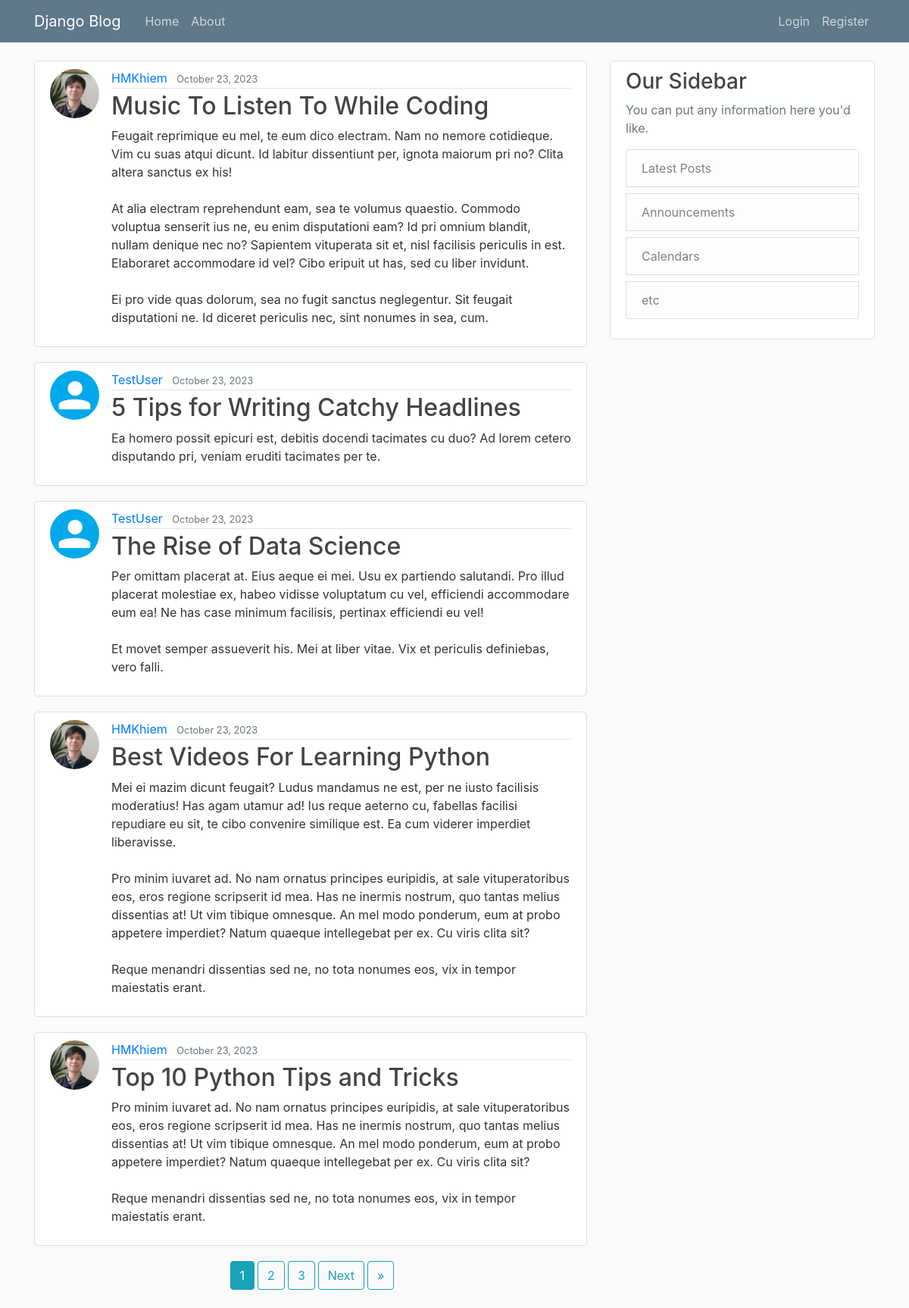
The page / on the database its author committed.
### blog/models.py (models this page shows, shortened)
class Post(models.Model):
    title = models.CharField(max_length=100)
    content = models.TextField()
    date_posted = models.DateTimeField(default=timezone.now)
    author = models.ForeignKey(User, on_delete=models.CASCADE)

### users/models.py (models this page shows, shortened)
class Profile(models.Model):
    user = models.OneToOneField(User, on_delete=models.CASCADE)
    image = models.ImageField(default="default.jpg", upload_to='profile_imgs')

### blog/views.py (the view)
# urls.py: path('', PostListView.as_view(), name='blog-home'),
class PostListView(ListView):
    model = Post
    template_name = "blog/home.html"    # <app>/<model>_<viewtype>.html
    context_object_name = "posts"
    ordering = ["-date_posted"]
    paginate_by = 5

### blog/templates/blog/home.html (shortened to what this page needs)
{% extends "blog/base.html" %}
{% block content %}
    {% for post in posts %}
        <article class="media content-section">
            <img class="rounded-circle article-img" src="{{ post.author.profile.image.url }}">
            <div class="media-body">
                <div class="article-metadata">
                    <a class="mr-2" href="{% url 'user-posts' post.author.username %}">{{ post.author }}</a>
                    <small class="text-muted">{{ post.date_posted|date:"F d, Y" }}</small>
                </div>
                <h2><a class="article-title" href="{% url 'post-detail' post.id %}">{{ post.title }}</a></h2>
                <p class="article-content">{{ post.content }}</p>
            </div>
        </article>
    {% endfor %}
    <div class="d-flex justify-content-center">
        {% if is_paginated %}
            {% for num in page_obj.paginator.page_range %}
                {% if page_obj.number == num %}
                    <a class="btn btn-info mb-4 ml-1" href="?page={{ num }}">{{ num }}</a>
                {% elif num > page_obj.number|add:"-3" and num < page_obj.number|add:"3" %}
                    <a class="btn btn-outline-info mb-4 ml-1" href="?page={{ num }}">{{ num }}</a>
                {% endif %}
            {% endfor %}
            {% if page_obj.has_next %}
                <a class="btn btn-outline-info mb-4 ml-1" href="?page={{ page_obj.next_page_number }}">Next</a>
                <a class="btn btn-outline-info mb-4 ml-1" href="?page={{ page_obj.paginator.num_pages }}" aria-label="Next">
                    <span aria-hidden="true">&raquo;</span>
                </a>
            {% endif %}
        {% endif %}
    </div>
{% endblock content %}

### blog/templates/blog/base.html (shortened to what this page needs)
{% load static %}
<!DOCTYPE html>
<html lang="en">
<head>
    <link rel="stylesheet" href="https://maxcdn.bootstrapcdn.com/bootstrap/4.0.0/css/bootstrap.min.css">
    <link rel="stylesheet" type="text/css" href="{% static 'blog/main.css'%}">
</head>
<body>
    <header class="site-header">
        <nav class="navbar navbar-expand-md navbar-dark bg-steel fixed-top">
            <div class="container">
                <a class="navbar-brand mr-4" href="{% url 'blog-home' %}">Django Blog</a>
                <div class="collapse navbar-collapse" id="navbarToggle">
                    <ul class="navbar-nav mr-auto">
                        <li class="nav-item">
                            <a class="nav-link" href="{% url 'blog-home' %}">Home</a>
                        </li>
                        <li class="nav-item">
                            <a class="nav-link" href="{% url 'blog-about' %}">About</a>
                        </li>
                    </ul>
                    <ul class="navbar-nav">
                        {% if user.is_authenticated %}
                        <li class="nav-item">
                            <a class="nav-link" href="{% url 'post-create' %}">New Post</a>
                        </li>
                        <li class="nav-item">
                            <a class="nav-link" href="{% url 'user-profile' %}">Profile</a>
                        </li>
                        <li class="nav-item">
                            <a class="nav-link" href="{% url 'user-logout' %}">Logout</a>
                        </li>
                        {% else %}
                            <li class="nav-item">
                                <a class="nav-link" href="{% url 'user-login' %}">Login</a>
                            </li>
                            <li class="nav-item">
                                <a class="nav-link" href="{% url 'user-register' %}">Register</a>
                            </li>
                        {% endif %}
                    </ul>
                </div>
            </div>
        </nav>
    </header>
    <main role="main" class="container">
        <div class="row">
            <div class="col-md-8">
                {% block content %}{% endblock %}
            </div>
            <div class="col-md-4">
                <div class="content-section">
                    <h3>Our Sidebar</h3>
                    <p class='text-muted'>You can put any information here you'd like.
                        <ul class="list-group">
                            <li class="list-group-item list-group-item-light mb-2">Latest Posts</li>
                            <li class="list-group-item list-group-item-light mb-2">Announcements</li>
                            <li class="list-group-item list-group-item-light mb-2">Calendars</li>
                            <li class="list-group-item list-group-item-light">etc</li>
                        </ul>
                    </p>
                </div>
            </div>
        </div>
    </main>
</body>
</html>

### blog/static/blog/main.css (style rules this page uses)
body { background: #fafafa; color: #333333; margin-top: 5rem; }
h1, h2, h3, h4, h5, h6 { color: #444444; }
ul { margin: 0; }
.bg-steel { background-color: #5f788a; }
.site-header .navbar-nav .nav-link { color: #cbd5db; }
.content-section { background: #ffffff; padding: 10px 20px; border: 1px solid #dddddd; border-radius: 5px; margin-bottom: 20px; }
.article-title { color: #444444; }
.article-content { white-space: pre-line; }
.article-img { height: 65px; width: 65px; margin-right: 16px; }
.article-metadata { padding-bottom: 1px; margin-bottom: 4px; border-bottom: 1px solid #e3e3e3 }

### rows shown on the page
Post: author.profile.image (picture), author "HMKhiem", date_posted "October 23, 2023", title "Music To Listen To While Coding", content "Feugait reprimique eu mel, te eum dico electram. Nam no nemore cotidieque. Vim cu suas atqui dicunt. Id labitur dissentiunt per, ignota maiorum pri no? Clita altera sanctus ex his! At alia electram reprehendunt eam, sea te volumus quaestio. Commodo voluptua senserit ius ne, eu enim disputationi eam? Id pri omnium blandit, nullam denique nec no? Sapientem vituperata sit et, nisl facilisis periculis in est. Elaboraret accommodare id vel? Cibo eripuit ut has, sed cu liber invidunt. Ei pro vide quas dolorum, sea no fugit sanctus neglegentur. Sit feugait disputationi ne. Id diceret periculis nec, sint nonumes in sea, cum."
Post: author.profile.image (placeholder picture), author "TestUser", date_posted "October 23, 2023", title "5 Tips for Writing Catchy Headlines", content "Ea homero possit epicuri est, debitis docendi tacimates cu duo? Ad lorem cetero disputando pri, veniam eruditi tacimates per te."
Post: author.profile.image (placeholder picture), author "TestUser", date_posted "October 23, 2023", title "The Rise of Data Science", content "Per omittam placerat at. Eius aeque ei mei. Usu ex partiendo salutandi. Pro illud placerat molestiae ex, habeo vidisse voluptatum cu vel, efficiendi accommodare eum ea! Ne has case minimum facilisis, pertinax efficiendi eu vel! Et movet semper assueverit his. Mei at liber vitae. Vix et periculis definiebas, vero falli."
Post: author.profile.image (picture), author "HMKhiem", date_posted "October 23, 2023", title "Best Videos For Learning Python", content "Mei ei mazim dicunt feugait? Ludus mandamus ne est, per ne iusto facilisis moderatius! Has agam utamur ad! Ius reque aeterno cu, fabellas facilisi repudiare eu sit, te cibo convenire similique est. Ea cum viderer imperdiet liberavisse. Pro minim iuvaret ad. No nam ornatus principes euripidis, at sale vituperatoribus eos, eros regione scripserit id mea. Has ne inermis nostrum, quo tantas melius dissentias at! Ut vim tibique omnesque. An mel modo ponderum, eum at probo appetere imperdiet? Natum quaeque intellegebat per ex. Cu viris clita sit? Reque menandri dissentias sed ne, no tota nonumes eos, vix in tempor maiestatis erant."
Post: author.profile.image (picture), author "HMKhiem", date_posted "October 23, 2023", title "Top 10 Python Tips and Tricks", content "Pro minim iuvaret ad. No nam ornatus principes euripidis, at sale vituperatoribus eos, eros regione scripserit id mea. Has ne inermis nostrum, quo tantas melius dissentias at! Ut vim tibique omnesque. An mel modo ponderum, eum at probo appetere imperdiet? Natum quaeque intellegebat per ex. Cu viris clita sit? Reque menandri dissentias sed ne, no tota nonumes eos, vix in tempor maiestatis erant."

### other values the page prints
{{ num }} "1"
{{ num }} "2" "3"
